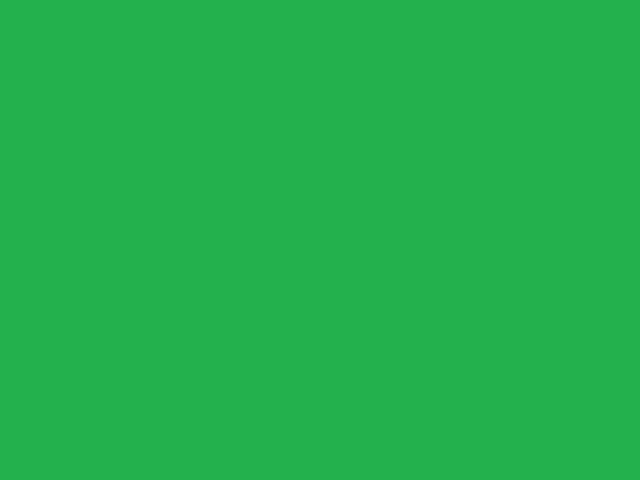
#> input picture ui_blank2.jpg, 640 x 480 px
$ python view_calib_kinect.py   (Python 2 division)
#> lines starting #> are read from the running program, lines starting #| are printed output that depends on the picture; after the words box and inside, x2 and y2 are one past the last pixel; in counts of white or black regions, pixels touching at a corner belong together
import freenect
import cv2
import numpy as np
#from functions import *

def nothing(x):
    pass

#cv2.namedWindow('edge')
cv2.namedWindow('thr')#order of namedWindow affects order of imshow
cv2.moveWindow('thr',500,600)

cv2.namedWindow('ui')
cv2.moveWindow('ui',0,0)
cv2.namedWindow('disparity')#order of namedWindow affects order of imshow
cv2.moveWindow('disparity',800,600)

#cv2.namedWindow('Input')
#cv2.moveWindow('Input',0,600)
cv2.createTrackbar('low_th', 'thr', 220, 255, nothing)
cv2.createTrackbar('high_th', 'thr', 223, 255, nothing)
#cv2.namedWindow('Win')
kernel = np.ones((5, 5), np.uint8)


print('Press \'b\' in window to stop')
ui=cv2.imread("ui_blank2.jpg")
#> ui is the input picture: shape (480, 640, 3); mean B, G, R 77, 177, 35
count=0
#cv2.createTrackbar('dilate', 'edge',0,10,nothing)
def pretty_depth(depth):
    np.clip(depth, 0, 2**10 - 1, depth)
    depth >>= 2
    depth = depth.astype(np.uint8)
    return depth

while 1:
	count=count+1

	ui=cv2.imread("ui_blank.jpg")
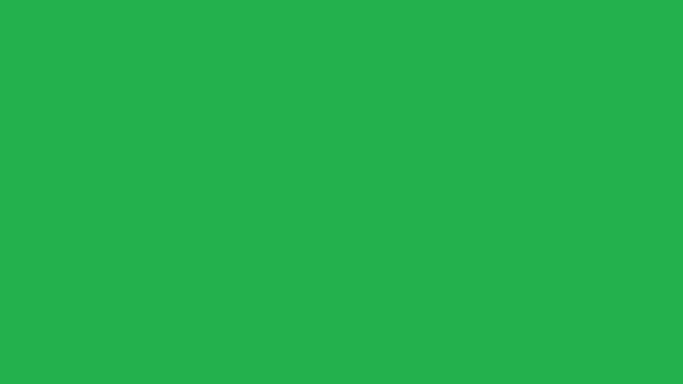
#> input picture ui_blank.jpg, 1365 x 768 px (shown at 1/2 size)
#> ui is the input picture: shape (768, 1365, 3); mean B, G, R 77, 177, 35
	#Scaling Ref rects_________________________________________
	cv2.rectangle(ui,(0,0),(640,480),(155,255,255),2)
	cv2.rectangle(ui,(0,0),(1366,768),(155,255,255),2)

	#UI buttons_____________________________________________________
	cv2.rectangle(ui,(320,150),(370,200),(0,255,255),6)
	cv2.putText(ui,"D",(335,185),cv2.FONT_HERSHEY_SIMPLEX,1,(0,255,255),4)
#> ui: shape (768, 1365, 3); mean B, G, R 77.5, 177.8, 37.2

	cv2.rectangle(ui,(250,150),(300,200),(0,255,255),6)
	cv2.putText(ui,"C",(265,185),cv2.FONT_HERSHEY_SIMPLEX,1,(0,255,255),4)
#> ui: shape (768, 1365, 3); mean B, G, R 77.4, 177.9, 37.6

	cv2.rectangle(ui,(180,150),(230,200),(0,255,255),6)
	cv2.putText(ui,"B",(195,185),cv2.FONT_HERSHEY_SIMPLEX,1,(0,255,255),4)
#> ui: shape (768, 1365, 3); mean B, G, R 77.3, 178, 37.9

	cv2.rectangle(ui,(110,150),(160,200),(0,255,255),6)
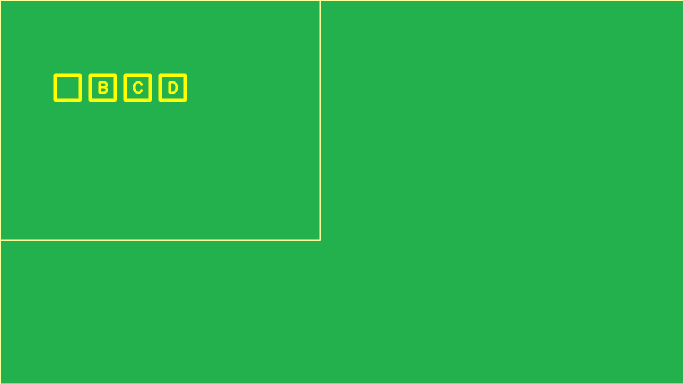
#> ui: shape (768, 1365, 3) (shown at 1/2 size); mean B, G, R 77.2, 178.1, 38.2
	cv2.putText(ui,"A",(125,185),cv2.FONT_HERSHEY_SIMPLEX,1,(0,255,255),4)
#> ui: shape (768, 1365, 3); 0.02% of pixels changed, all inside (x1, y1, x2, y2) = (124, 162, 145, 188)

	low_th=cv2.getTrackbarPos('low_th', 'thr')
	high_th=cv2.getTrackbarPos('high_th', 'thr')
#get kinect input__________________________________________________________________________
#> (the run stopped early here; a loop or call above may not have finished)
